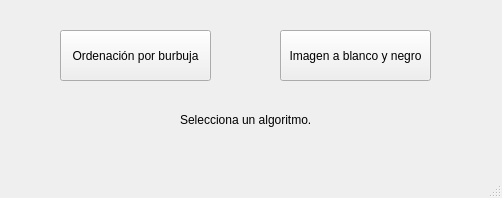
<?xml version="1.0" encoding="UTF-8"?>
<ui version="4.0">
 <class>menu</class>
 <widget class="QMainWindow" name="menu">
  <property name="geometry">
   <rect>
    <x>0</x>
    <y>0</y>
    <width>502</width>
    <height>198</height>
   </rect>
  </property>
  <property name="windowTitle">
   <string>menu</string>
  </property>
  <widget class="QWidget" name="centralwidget">
   <widget class="QPushButton" name="pushButton">
    <property name="geometry">
     <rect>
      <x>60</x>
      <y>30</y>
      <width>151</width>
      <height>51</height>
     </rect>
    </property>
    <property name="text">
     <string>Ordenación por burbuja</string>
    </property>
   </widget>
   <widget class="QPushButton" name="pushButton_2">
    <property name="geometry">
     <rect>
      <x>280</x>
      <y>30</y>
      <width>151</width>
      <height>51</height>
     </rect>
    </property>
    <property name="text">
     <string>Imagen a blanco y negro</string>
    </property>
   </widget>
   <widget class="QLabel" name="label">
    <property name="geometry">
     <rect>
      <x>180</x>
      <y>110</y>
      <width>161</width>
      <height>20</height>
     </rect>
    </property>
    <property name="text">
     <string>Selecciona un algoritmo.</string>
    </property>
   </widget>
  </widget>
  <widget class="QMenuBar" name="menubar">
   <property name="geometry">
    <rect>
     <x>0</x>
     <y>0</y>
     <width>502</width>
     <height>22</height>
    </rect>
   </property>
  </widget>
  <widget class="QStatusBar" name="statusbar"/>
 </widget>
 <resources/>
 <connections/>
</ui>
